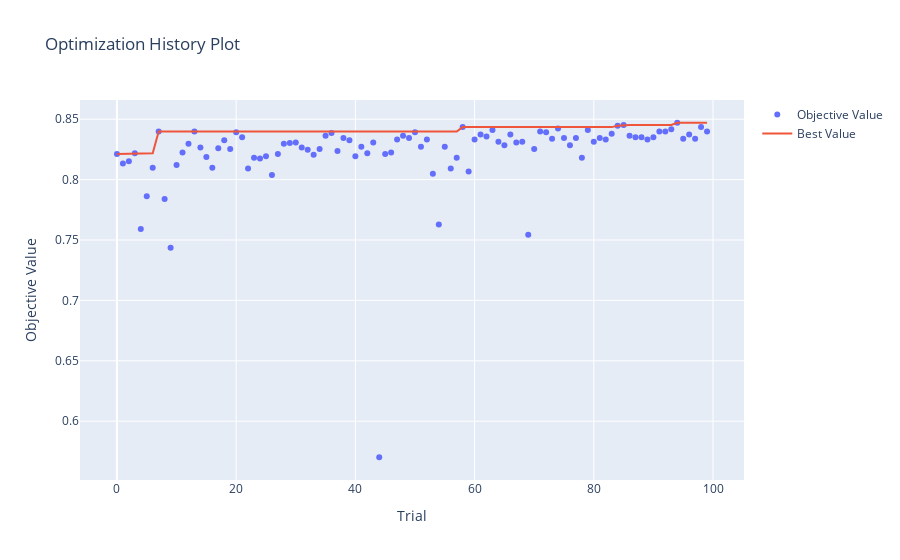

Notebook source saved alongside this figure:
### Code cell
fig = optuna.visualization.plot_optimization_history(tabnetclf_study)
fig.show()
